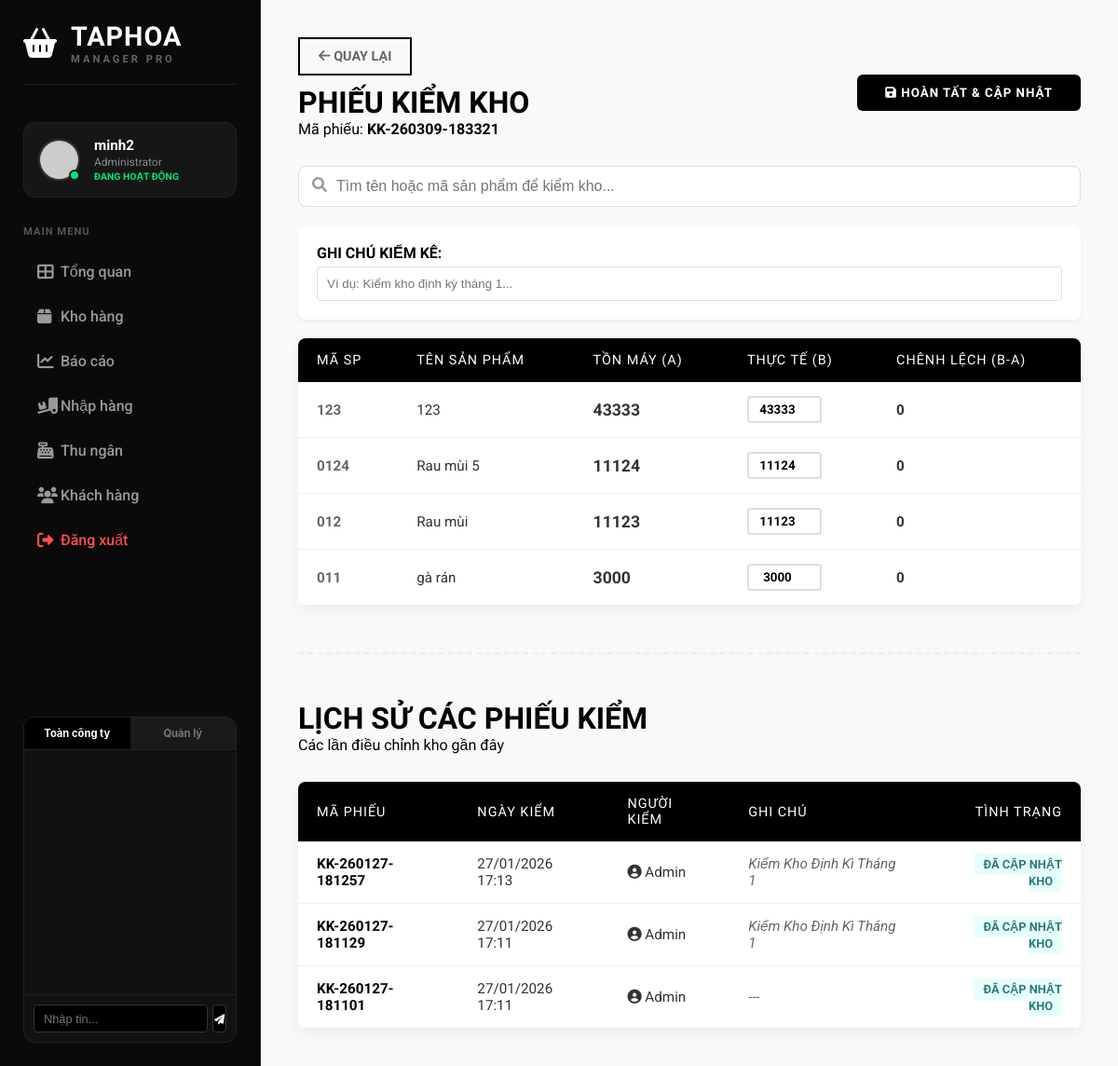
Page /index.php?action=inventory_check (signed in) on the earlier database version.
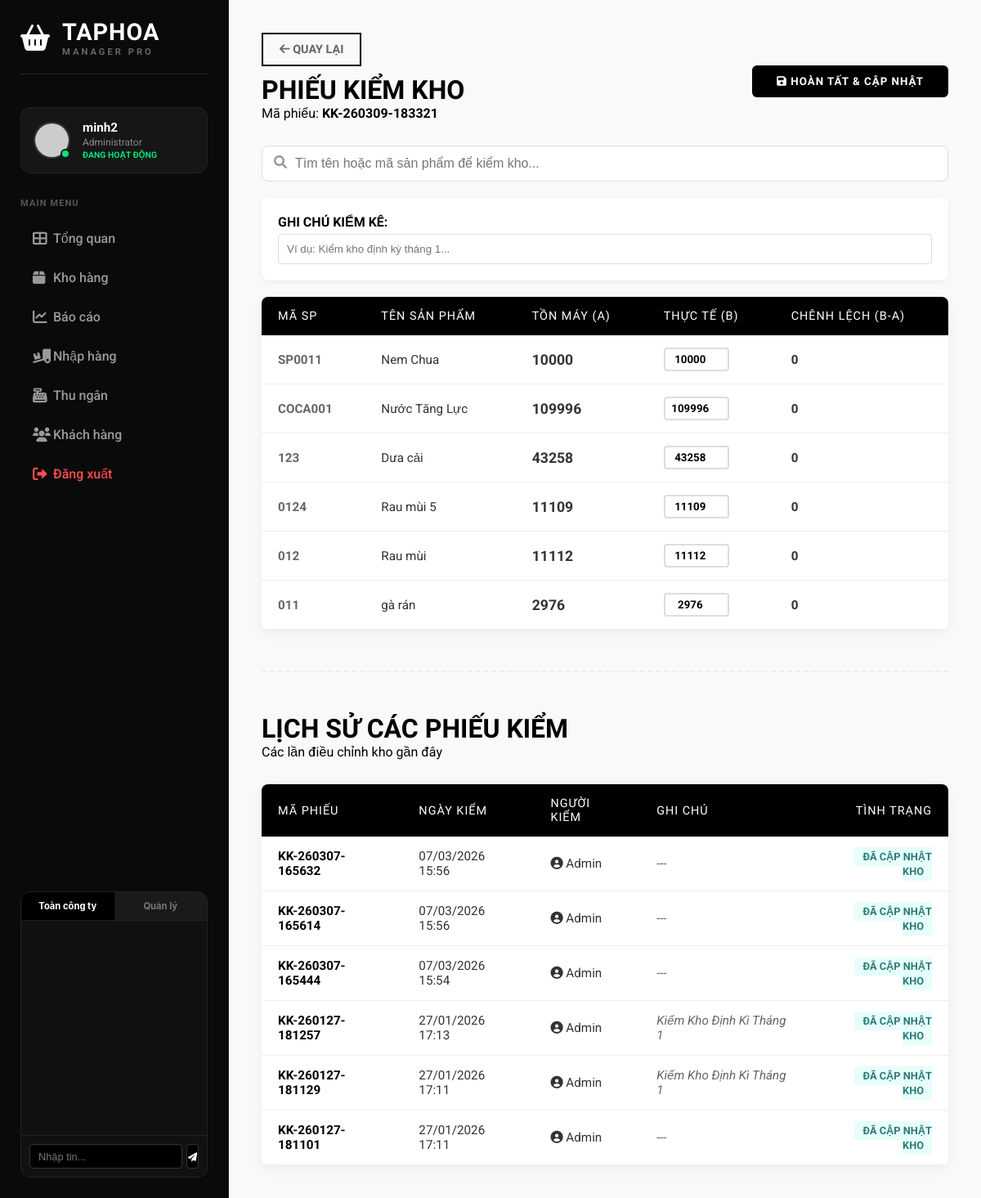
Same page on the later database version.
### tables this page shows
CREATE TABLE `products` (
  `id` int(11) NOT NULL,
  `code` varchar(50) NOT NULL,
  `name` varchar(255) NOT NULL,
  `category` varchar(100) DEFAULT NULL,
  `price` decimal(10,2) NOT NULL,
  `cost` decimal(10,2) NOT NULL,
  `stock` int(11) DEFAULT 0,
  `unit` varchar(50) DEFAULT NULL,
  `image` varchar(255) DEFAULT NULL,
  `created_at` timestamp NOT NULL DEFAULT current_timestamp()
);

CREATE TABLE `inventory_checks` (
  `id` int(11) NOT NULL,
  `code` varchar(50) NOT NULL,
  `user_id` int(11) DEFAULT NULL,
  `check_date` timestamp NOT NULL DEFAULT current_timestamp(),
  `note` text DEFAULT NULL
);

### controllers/InventoryController.php (called while the page is built, shortened)
<?php
require_once '../models/Inventory.php';
require_once '../models/Product.php';
class InventoryController {
    private $inventoryModel;
    private $productModel;
    public function __construct() {
        $database = new Database();
        $this->db = $database->getConnection();
        $this->inventoryModel = new Inventory($this->db);
        $this->productModel = new Product($this->db);
    }
public function check() {
    $stmtProducts = $this->productModel->readAll();
    $products = $stmtProducts->fetchAll(PDO::FETCH_ASSOC);
    $stmtHistory = $this->inventoryModel->getHistory();
    $history = $stmtHistory->fetchAll(PDO::FETCH_ASSOC);
    require_once '../views/inventory/check.php';
}
}
?>

### config/Database.php (called while the page is built, shortened)
<?php
class Database {
    private $host = "localhost";
    private $db_name = "taphoa_db";
    private $username = "root";
    private $password = "";
    public function getConnection() {
        $this->conn = null;
        try {
            $this->conn = new PDO("mysql:host=" . $this->host . ";dbname=" . $this->db_name, $this->username, $this->password);
            $this->conn->exec("set names utf8");
            $this->conn->setAttribute(PDO::ATTR_ERRMODE, PDO::ERRMODE_EXCEPTION);
        } catch(PDOException $exception) {
            echo "Lỗi kết nối: " . $exception->getMessage();
        }
        return $this->conn;
    }
}
?>

### models/Product.php (called while the page is built, shortened)
<?php
class Product {
    private $conn;
    private $table = 'products';
    public function __construct($db) {
        $this->conn = $db;
    }
    public function readAll() {
        $query = "SELECT * FROM " . $this->table . " ORDER BY created_at DESC";
        $stmt = $this->conn->prepare($query);
        $stmt->execute();
        return $stmt;
    }
}
?>

### models/Inventory.php (called while the page is built, shortened)
<?php
class Inventory {
    private $conn;
    private $table = 'inventory_checks';
    public function __construct($db) {
        $this->conn = $db;
    }
public function getHistory() {
    $query = "SELECT i.*, u.username FROM " . $this->table . " i
              LEFT JOIN users u ON i.user_id = u.id
              ORDER BY i.check_date DESC";
    $stmt = $this->conn->prepare($query);
    $stmt->execute();
    return $stmt;
}
}
?>

### views/inventory/check.php (the view, shortened to what the changed rows need)
<!DOCTYPE html>
<html lang="vi">
<head>
    <link rel="stylesheet" href="css/style.css">
    <link rel="stylesheet" href="https://cdnjs.cloudflare.com/ajax/libs/font-awesome/6.0.0/css/all.min.css">
</head>
<body>
    <div class="dashboard-container">
        <?php include '../views/partials/sidebar.php'; ?>
        <main class="main-content">
            <form action="index.php?action=inventory_store" method="POST">
                <div class="list-header">
                    <div>
                        <h1>PHIẾU KIỂM KHO</h1>
                    </div>
                </div>
                <div class="table-container">
                    <table class="nike-table">
                        <thead>
                            <tr>
                                <th>MÃ SP</th>
                                <th>TÊN SẢN PHẨM</th>
                                <th>TỒN MÁY (A)</th>
                                <th>THỰC TẾ (B)</th>
                                <th>CHÊNH LỆCH (B-A)</th>
                            </tr>
                        </thead>
                        <tbody>
                            <?php foreach($products as $p): ?>
                            <tr>
                                <td style="font-weight:bold; color:#666;"><?php echo $p['code']; ?></td>
                                <td><?php echo $p['name']; ?></td>
                                <td style="font-weight:bold; font-size:1.1rem;">
                                    <?php echo $p['stock']; ?>
                                </td>
                                <td>
                                    <input type="number"
                                           name="actual_stock[<?php echo $p['id']; ?>]"
                                           class="check-input"
                                           value="<?php echo $p['stock']; ?>"
                                           min="0"
                                           oninput="calcDiff(this, <?php echo $p['stock']; ?>, 'diff-<?php echo $p['id']; ?>')">
                                </td>
                                <td id="diff-<?php echo $p['id']; ?>" class="diff-cell">0</td>
                            </tr>
                            <?php endforeach; ?>
                        </tbody>
                    </table>
                </div>
            </form>
<div class="history-section">
    <div class="list-header">
        <div>
            <h1>LỊCH SỬ CÁC PHIẾU KIỂM</h1>
        </div>
    </div>
    <div class="table-container">
        <table class="nike-table">
            <thead>
                <tr>
                    <th>MÃ PHIẾU</th>
                    <th>NGÀY KIỂM</th>
                    <th>NGƯỜI KIỂM</th>
                    <th>GHI CHÚ</th>
                    <th style="text-align:right">TÌNH TRẠNG</th>
                </tr>
            </thead>
            <tbody>
                <?php if(isset($history) && count($history) > 0): ?>
                    <?php foreach($history as $row): ?>
                    <tr>
                        <td style="font-weight:bold; color:#000;"><?php echo $row['code']; ?></td>
                        <td><?php echo date('d/m/Y H:i', strtotime($row['check_date'])); ?></td>
                        <td><i class="fas fa-user-circle"></i> <?php echo $row['fullname'] ?? 'Admin'; ?></td>
                        <td style="font-style:italic; color:#666;">
                            <?php echo !empty($row['note']) ? $row['note'] : '---'; ?>
                        </td>
                        <td style="text-align:right">
                            <span style="background:#e6fffa; color:#2c7a7b; padding:4px 10px; border-radius:4px; font-size:0.8rem; font-weight:bold;">
                                ĐÃ CẬP NHẬT KHO
                            </span>
                        </td>
                    </tr>
                    <?php endforeach; ?>
                <?php else: ?>
                    <tr><td colspan="5" style="text-align:center; padding:30px;">Chưa có lịch sử kiểm kho.</td></tr>
                <?php endif; ?>
            </tbody>
        </table>
    </div>
</div>
        </main>
    </div>
</body>
</html>

Differences in the rows shown:
added products: code "SP0011", name "Nem Chua", stock "10000"
added products: code "COCA001", name "Nước Tăng Lực", stock "109996"
changed products: name "123" → "Dưa cải"; stock "43333" → "43258"
changed products "Rau mùi 5": stock "11124" → "11109"
changed products "Rau mùi": stock "11123" → "11112"
changed products "gà rán": stock "3000" → "2976"
added inventory_checks: code "KK-260307-165632", check_date "07/03/2026 15:56", fullname "Admin"
added inventory_checks: code "KK-260307-165614", check_date "07/03/2026 15:56", fullname "Admin"
added inventory_checks: code "KK-260307-165444", check_date "07/03/2026 15:54", fullname "Admin"
